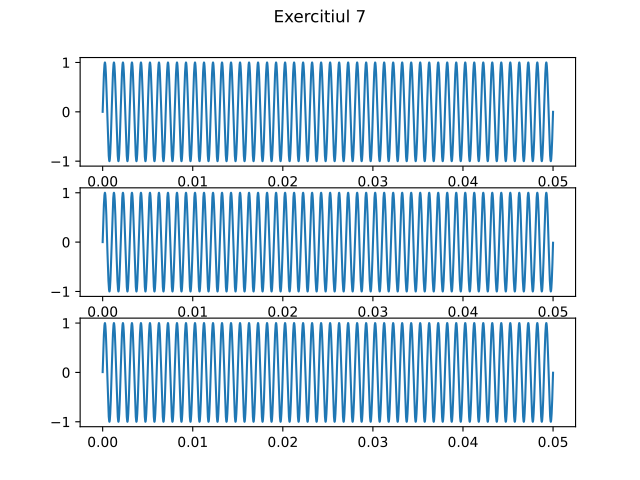

Write the Python code that produced this figure.
# ex7
import numpy as np
import matplotlib.pyplot as plt

freq = 1000 

def x(t):
    return np.sin(2 * np.pi * freq * t + 0)

timp = np.linspace(0, 0.05, int(1/0.00002))
n = 3
timp_es = timp[::4]
y = x(timp)[::4]
z = x(timp)[1::4]


fig, axs = plt.subplots(n)
fig.suptitle('Exercitiul 7')
axs[0].plot(timp,x(timp))
axs[1].plot(timp_es,y)
axs[2].plot(timp_es,z)
# iar nu cred ca am facut bine, nu pare sa se schimbe nimic???
plt.show()
